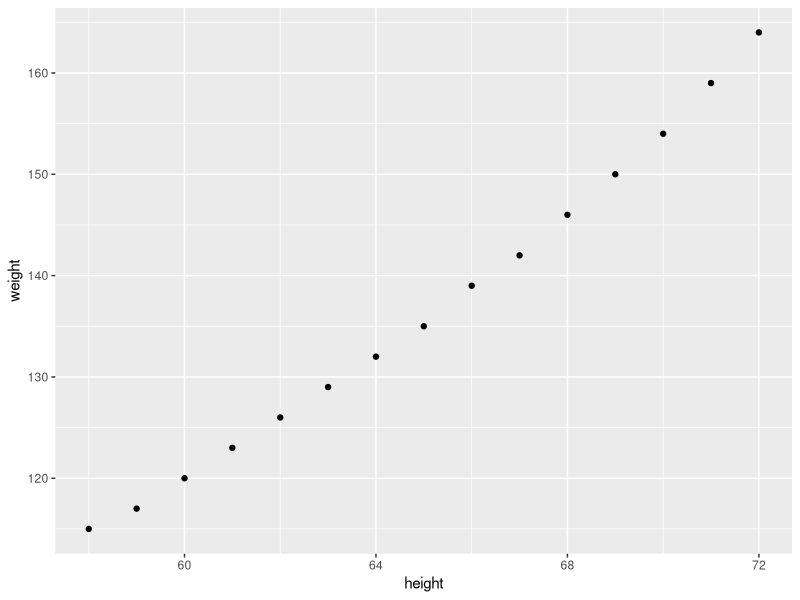
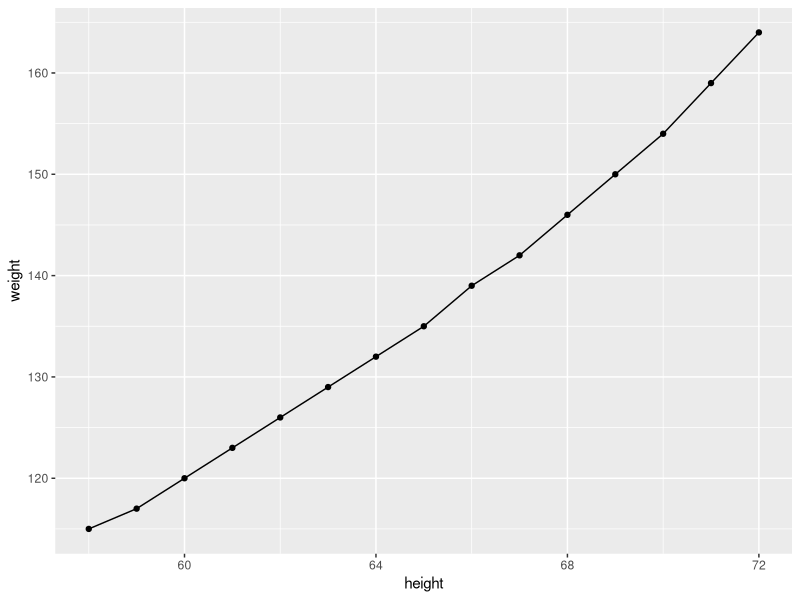
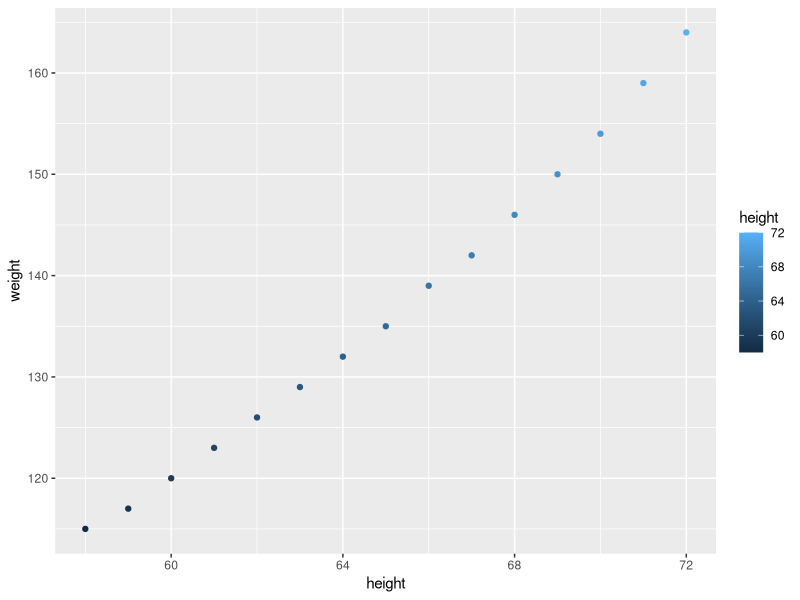
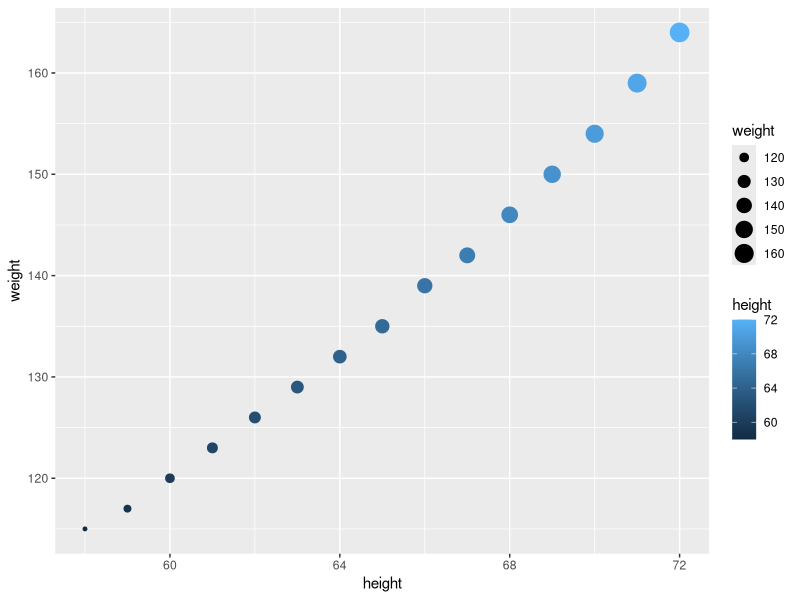
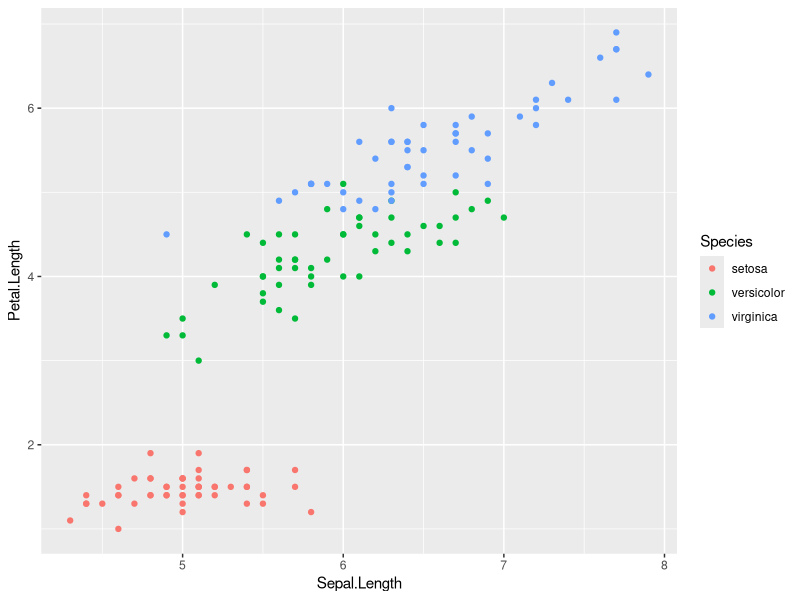
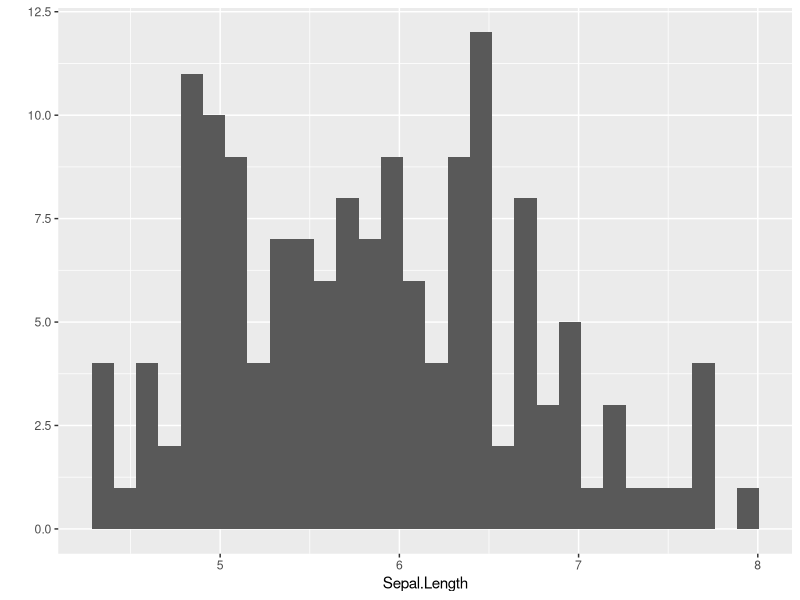
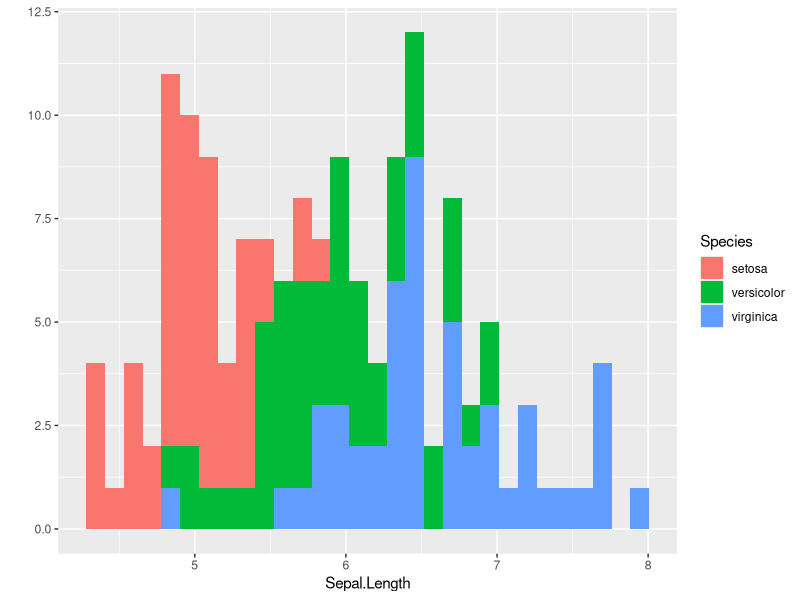
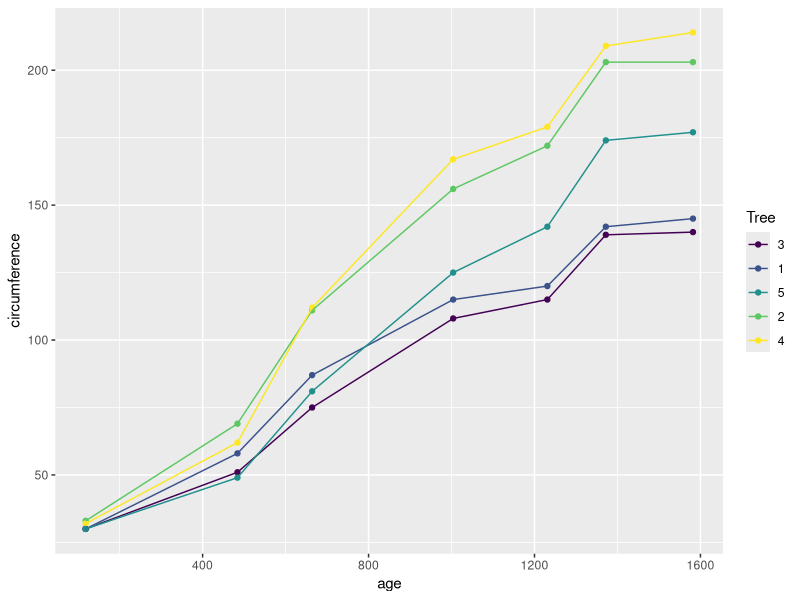

These charts were generated, in order, by the following R code:

 #Code to work along with the post Drawing Quick Plots With ggplot2: R Package
 #created on 21st March, 2015 by Manjusha Joshi
 #--------------------------------------------------------------------------------------------------------------------------------------
# We need to install package ggplot2 once, with  the command install.packages(ggplot2).
# to load it in the session use command

 library(ggplot2)
 
 # start with the inbuilt data available in R. No need to install it form anywhere.
 
 data(women)
 colnames(women)
 
 
#This will display column names in the data.
#With head command one can view the data.
 
 head(women)
 
#We can see that in data set "women" there are 2 parameters height and weight.
 	
#So let us pass these parameters to qplot().
  qplot(height,weight,data=women)
 
 
#By default it plots data in terms of points.
#Here it is height Vs weight.

  qplot(height,weight,data=women,geom=c("point","line"))
 
 
 # Try out one of the parameter with color command. Like this:
 
  qplot(height,weight,data=women,color=height)
 
 

#Notice that we are getting information of height as colour shading changes with respect to height. Also legends get added.

#Even we can get more information by adding options size after color.

 
  qplot(height,weight,data=women,color=height,size=weight)
 
 



 
#Let us have a look into the data set "iris". It contents information of flowers.
#Look at the different columns the data has. 
 
 data(iris)
 colnames(iris)
#[1] "Sepal.Length" "Sepal.Width"  "Petal.Length" "Petal.Width"  "Species"     
 
 

#Earlier we used only 2 columns. Now the effect of third information we can see by passing it with colour. 
 
  qplot(Sepal.Length, Petal.Length, data = iris, geom = "point", color = Species)
 
#see which      different Species are there in the iris data set.

  levels(iris$Species)
  
 
 


#This will plot histogram of Sepal.Length with count of  it.
 
qplot(Sepal.Length,data=iris,geom="histogram")
 



# considering single column Sepal.Length we can use option fill=Species.
 
 
 qplot(Sepal.Length,data=iris,geom="histogram",fill=Species)
 

 
#See the different column names it is holding by 
 
colnames(Orange)
 
#To see the data it is holding, type the command

head(Orange)
 
#Now let us plot the graph with age Vs circumference of the data= Orange with respect to colour varies as per the Tree vary.

qplot(age, circumference, data = Orange, geom = c("point", "line"), color = Tree)
 
#R provide the way to store the graphics.
 
pdf("figfilename.pdf")
qplot(age,circumference,data=Orange)
graphics.off()
